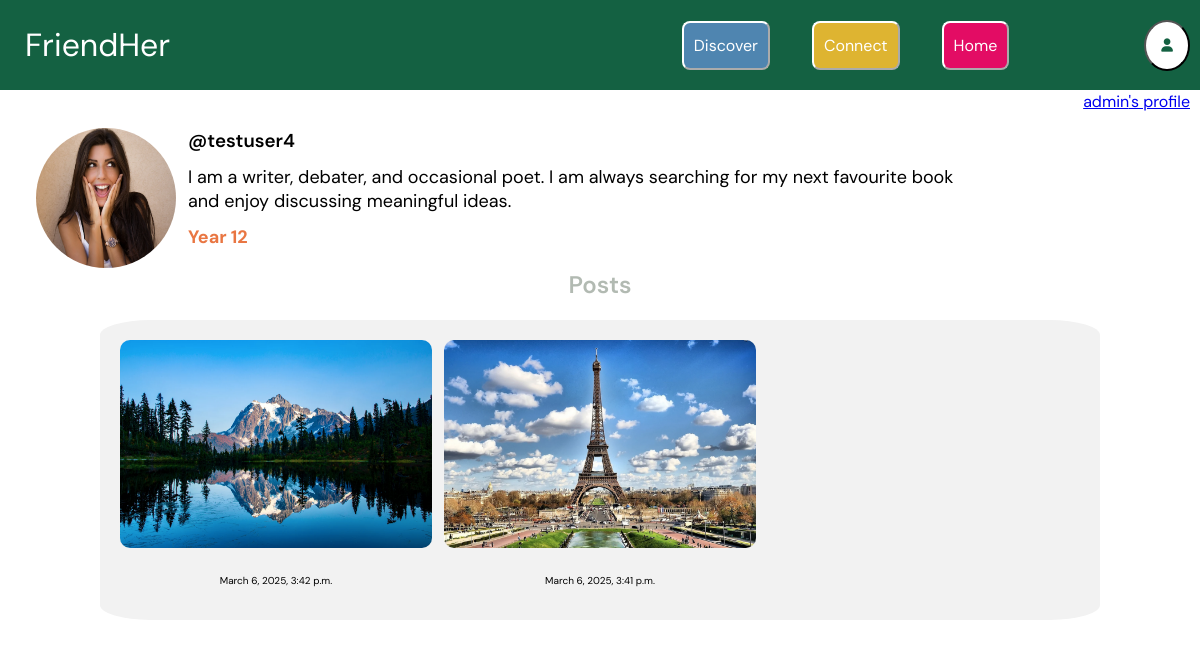
Screenshot of /profile/testuser4/ (signed in) with the database file from the repository.
### core/models.py (models this page shows, shortened)
class Profile(models.Model):
    user = models.ForeignKey(User, on_delete=models.CASCADE) #gets the user logged in
    bio = models.TextField(blank=True) #each profile should contain a bio
    profileimg = models.ImageField(upload_to='profile_images', default='blank_profile_image.png') #default profile image is blank
    YEAR_GROUP_CHOICES = [
        ('7', 'Year 7'),
        ('8', 'Year 8'),
        ('9', 'Year 9'),
        ('10', 'Year 10'),
        ('11', 'Year 11'),
        ('12', 'Year 12'),
        ('13', 'Year 13'),
    ] #tuple to give a drop down list of year group choices, as per Django's language
    year_group = models.CharField(max_length=7, choices=YEAR_GROUP_CHOICES, blank=True, null=True)

class Post(models.Model):
    id = models.UUIDField(primary_key=True, default=uuid.uuid4) #gives each post unique ID and makes this the primary key
    created_at = models.DateTimeField(default=datetime.now) #gives post a time created so they can be ordered
    image = models.ImageField(upload_to='post_images')
    caption = models.CharField(max_length=1500) #caption is validated by number of characters
    no_of_likes = models.IntegerField(default=0)
    user = models.ForeignKey(User, on_delete=models.CASCADE) #each post allocated to a user

### core/views.py (the view)
# urls.py: path("profile/<str:username>/", views.profileview, name="profile")
@login_required(login_url="login")
def profileview(request, username): #takes in the username of the user who's profile you want to see
    user_object = User.objects.get(username=username) #creates an object of that user
    user_profile = Profile.objects.get(user=user_object) #gets that user's profile
    user_posts = Post.objects.filter(user=user_object).order_by("-created_at") #get all the posts posted by that user
    context = {
        "user_object": user_object,
        "user_profile": user_profile,
        "user_posts": user_posts,
    } #passes this code to the frontend for reference sake
    return render(request,'profile.html', context)

### templates/profile.html (shortened to what this page needs)
{% extends "base.html" %}
{% load static %}
{% block style %}
<link rel="stylesheet" href="{% static 'core/post_style.css' %}">
<link rel="stylesheet" href="{% static 'core/style.css' %}">
<link rel="stylesheet" href="{% static 'core/profile_style.css' %}">
<link rel="stylesheet" href="{% static 'core/nav.css' %}">
{% endblock %}
{% block content %}
<div class="topnav">
    <h1>FriendHer</h1>
    <div class="button-container">
        <button class="button discoverbutton" onclick="window.location.href='/discover'">Discover</button>
        <button class="button connectbutton" onclick="window.location.href='/connect'">Connect</button>
        <button class="button homebutton" onclick="window.location.href='/'">Home</button>
        <button class="profileicon" onclick="window.location.href='/settings'"><i class ="fa-solid fa-user"></i></button>
    </div>
</div>
<div class ="topnav2">
    <p><a href="{% url 'profile' user.username %}"> {{user.username}}'s profile </a></p>
</div>
<div class="profile-container">
    <img src="{{ user_profile.profileimg.url }}" alt="Profile Image">
    <h3>@{{ user_object.username }}</h3>
    <p>{{ user_profile.bio }}</p>
    <p><span class="year-group">Year {{ user_profile.year_group }}</span></p>
</div>
<h2>Posts</h2>
<div class ="post-container">
    {% if user_posts %}
        {% for post in user_posts %}
            <div class="post-item">
                <img src="{{ post.image.url }}" alt="Post image">
                <p><span class="time-created">{{ post.created_at }}</span></p>
            </div>
            {% endfor %}
    {% else %}
        <p>No posts yet.</p>
    {% endif %}
</div>
{% endblock %}

### static/core/style.css (style rules this page uses)
h1 { color:#146344; font-family: 'DM Sans', sans-serif; text-align: center; font-weight: 600; font-size: xx-large; }
h2 { color:#acb5aced; font-family: 'DM Sans', sans-serif; text-align: center; font-weight: 600; font-size: x-large; }
h3 { color:black; font-family: 'DM Sans', Helvetica, sans-serif; text-align: center; font-style: italic; font-weight: 600; }
p { font-family: 'DM Sans', 'Helvetica', sans-serif; text-align: center; }

### static/core/profile_style.css (style rules this page uses)
.post-container { display: grid; grid-template-columns: repeat(3, 32.5%); gap: 1.25%; background-color: #f2f2f2; border-radius: 5%; margin-inline: auto; width: 80%; padding: 20px; }
.post-container img { width: 100%; height: 80%; border-radius: 10px; }
.post-container .time-created { font-size: x-small; }
.profile-container img { border-radius: 50%; margin-left: 3%; width: 140px; height: 140px; float: left; margin-right: 1% }
.profile-container h3, .profile-container p { font-style: normal; text-align: left; width: 80%; margin-bottom: 0%; margin-left: 10px; margin-top: 1%; }
.profile-container p { font-size:large; }
.profile-container .year-group { font-weight: bold; color:#e97642; }

### static/core/nav.css (style rules this page uses)
html, body { margin: 0; padding: 0; width: 100%; overflow-x: hidden; }
.topnav { display: flex; align-items: center; justify-content: space-between; background-color: #146142; width: 100%; position: fixed; top: 0; left: 0; right: 0; height: 90px; padding: 0 20px; z-index: 1000; }
.topnav .button-container { display: flex; gap: 10px; }
.topnav .profileicon { background-color: white; border-radius: 60%; color:#146142; padding: 15px; margin-right: 30px; margin-top: 11px; margin-bottom: 11px; }
.topnav .connectbutton { background-color:#deb431; border-color: white; border-radius: 8px; color: white; text-align: center; padding: 12px 10px; margin-right: 16px; margin-left: 16px; margin-top: 12px; margin-bottom: 12px; text-decoration: none; font-size: 16px; font-family: 'DM Sans', sans-serif; }
.topnav .discoverbutton { background-color:#4f85b0; border-color: white; border-radius: 8px; color: white; text-align: center; padding: 12px 10px ; margin-right: 16px; margin-left: 16px; margin-top: 12px; margin-bottom: 12px; text-decoration: none; font-size: 16px; font-family: 'DM Sans', sans-serif; }
.topnav .homebutton { float: right; background-color:#e30c64; border-color: white; border-radius: 8px; color: white; text-align: center; padding: 12px 10px; margin-right: 125px; margin-left: 16px; margin-top: 12px; margin-bottom: 12px; text-decoration: none; font-size: 16px; font-family: 'DM Sans', sans-serif; }
.topnav h1 { font-family: 'DM Sans', sans-serif; font-weight:400; float: left; margin-left: 5px; color: white }
.topnav2 p { font-family: 'DM Sans', sans-serif; color: black; text-align: right; font-size: 16px; margin-right: 10px; padding-top: 75px; padding-bottom: 0%; }

### rows the page displays
Profile: profileimg (picture), bio "I am a writer, debater, and occasional poet. I am always searching for my next favourite book and enjoy discussing meaningful ideas.", year_group "12"
Post: image (picture), created_at "March 6, 2025, 3:42 p.m."
Post: image (picture), created_at "March 6, 2025, 3:41 p.m."

### other values shown
{{ user.username }} "admin"
{{ user_object.username }} "testuser4"
